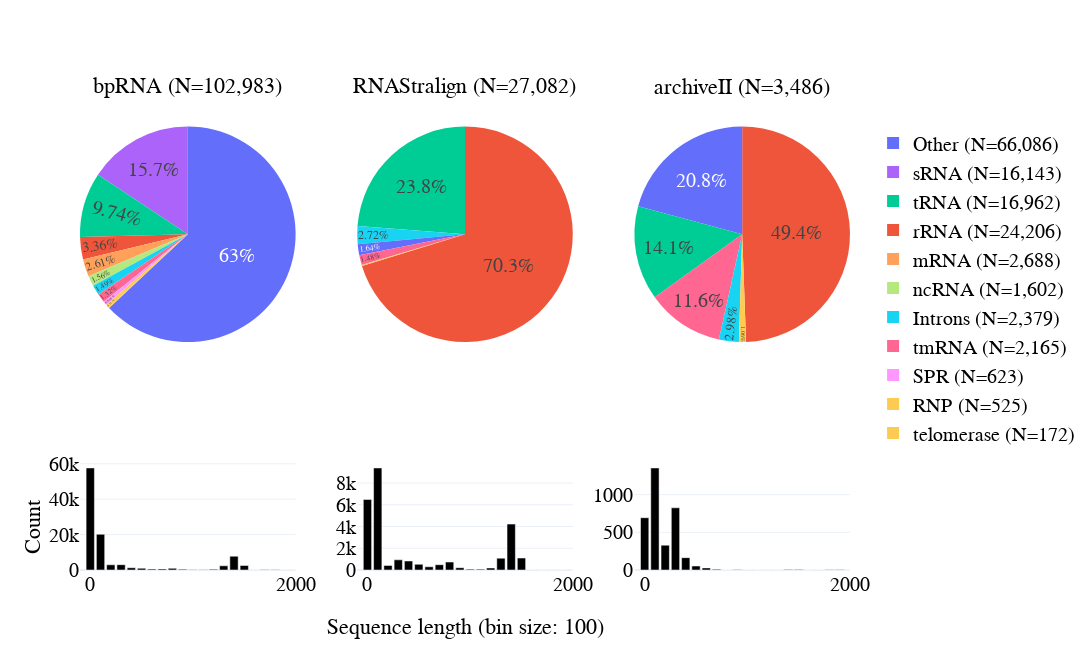

Here is the notebook cell this chart was saved with:
### Code cell
# show length distribution for each family
import plotly.express as px
import plotly.graph_objects as go

# first row is piechart of family distribution
# second row is histogram of sequence length distribution
# I want it to look like a paper figure

if 'bpRNA-1m(90)' in hists.keys():
    del hists['bpRNA-1m(90)'] 

fig = make_subplots(rows=2, cols=3, specs=[[{'type': 'domain'}]*3, [{'type': 'histogram'}]*3], 
                    subplot_titles=["{} (N={:,})".format(name, np.nansum(df_family[name]).astype(int)) for name in df_family.columns] + ['']*3,
                    vertical_spacing=vertical_spacing,
                    horizontal_spacing=horizontal_spacing,
                    row_heights=[0.5, 0.2],
)

for i in fig['layout']['annotations']:
    i['font'] = dict(size=22)
    

for i, name in enumerate(df_family.columns):
    fig.add_trace(go.Pie(
        labels=df_family.index,
        values=df_family[name],
        name=name,
        textinfo=f'percent',
        texttemplate='%{percent}',
        textposition='inside',
        # colors=px.colors.qualitative.Plotly + [px.colors.qualitative.Plotly[-1]]*10000,
        showlegend=i==0 and name !='Ribonanza',
        # colors
        marker_colors=px.colors.qualitative.Plotly + [px.colors.qualitative.Plotly[-1]]*10000,
        # sort=True,
        # legennd location
        # domain={'x': [0.0, 0.25], 'y': [0.5, 1.0]} if i == 0 else {'x': [0.25, 0.5], 'y': [0.5, 1.0]} if i == 1 else {'x': [0.5, 0.75], 'y': [0.5, 1.0]} if i == 2 else {'x': [0.75, 1.0], 'y': [0.5, 1.0]},
    ), row=1, col=i+1)
    fig.add_trace(go.Bar(
        x=hists[name][1][:-1],
        y=hists[name][0],
        name=name,
        showlegend=False,
        marker_color='rgb(0, 0, 0)',
    ), row=2, col=i+1)
    # fig.update_yaxes(row=2, col=i+1,  range=[0, 50000])
    fig.update_xaxes(row=2, col=i+1, range=[-100, 2000], tick0=0, dtick=2000)
    # make bar width constant
    # add horitontal lines
    fig.update_layout(barmode='overlay', bargap=0.1, bargroupgap=0.1)

# write 'sequence length' at the bottom, centered
fig.add_annotation(dict(
    x=0.5,
    y=-0.15,
    text='Sequence length (bin size: 100)',
    showarrow=False,
    font=dict(size=22),
    xref='paper',
    yref='paper',
    xanchor='center',
    yanchor='bottom',
))

fig.add_annotation(dict(
    x=-0.06,
    y=0.03,
    text='Count',
    showarrow=False,
    font=dict(size=22),
    xref='paper',
    yref='paper',
    xanchor='center',
    yanchor='bottom',
    textangle=-90
), 
)

fig.update_layout(
    height=height,
    width=width,
    title_x=0.5,
    title_y=0.95,
    font_size=20,
    font_family='helvetica',
    font_color='black',
    legend_font_size=20,
    legend_font_family='helvetica',
    legend_font_color='black',
    legend_x=1.03,
    legend_y=0.95,
    # legend_orientation='h',
    legend_traceorder='normal',
    legend_bordercolor='black',
    template="plotly_white",
)

fig.update_layout(
    font_family="helvetica",
    font_color="black",
    title_font_family="helvetica",
    title_font_color="black",
    legend_title_font_color="black",
    legend_font_color="black",
    xaxis_title_font_family="helvetica",
    yaxis_title_font_family="helvetica",
    xaxis_tickfont_family="helvetica",
    yaxis_tickfont_family="helvetica",
    legend_font_family="helvetica",
)

fig.show()

# save to pdf
import plotly.io as pio
pio.write_image(fig, 'images/a_family_available_data.pdf')

### Figure 1 — Plotly figure (JSON) as saved in the notebook; plotly's stock layout.template omitted (floating-point values rounded to 4 significant figures; data arrays with more than 128 entries replaced by an {"elided": "..."} marker saying what was removed)
{"data": [{"domain": {"x": [0, 0.28], "y": [0.4286, 1]}, "labels": ["Other (N=66,086)", "rRNA (N=24,206)", "tRNA (N=16,962)", "sRNA (N=16,143)", "mRNA (N=2,688)", "Introns (N=2,379)", "tmRNA (N=2,165)", "ncRNA (N=1,602)", "SPR (N=623)", "RNP (N=525)", "telomerase (N=172)"], "marker": {"colors": {"elided": "10010 str values"}}, "name": "bpRNA", "showlegend": true, "textinfo": "percent", "textposition": "inside", "texttemplate": "%{percent}", "type": "pie", "values": [64916, 3456, 10033, 16143, 2688, 1538, 1361, 1602, 623, 525, 98]}, {"marker": {"color": "rgb(0, 0, 0)"}, "name": "bpRNA", "showlegend": false, "type": "bar", "x": [0, 100, 200, 300, 400, 500, 600, 700, 800, 900, 1000, 1100, 1200, 1300, 1400, 1500, 1600, 1700, 1800, 1900, 2000, 2100, 2200, 2300, 2400, 2500, 2600, 2700, 2800, 2900, 3000, 3100, 3200, 3300, 3400, 3500, 3600, 3700, 3800, 3900, 4000, 4100, 4200, 4300], "xaxis": "x", "y": [57662, 20176, 2935, 3013, 1282, 984, 503, 626, 931, 417, 159, 155, 389, 2374, 7804, 2548, 37, 99, 129, 27, 22, 13, 3, 1, 2, 4, 4, 25, 136, 310, 66, 20, 7, 19, 17, 25, 9, 10, 5, 17, 6, 0, 6, 6], "yaxis": "y"}, {"domain": {"x": [0.36, 0.64], "y": [0.4286, 1]}, "labels": ["Other (N=66,086)", "rRNA (N=24,206)", "tRNA (N=16,962)", "sRNA (N=16,143)", "mRNA (N=2,688)", "Introns (N=2,379)", "tmRNA (N=2,165)", "ncRNA (N=1,602)", "SPR (N=623)", "RNP (N=525)", "telomerase (N=172)"], "marker": {"colors": {"elided": "10010 str values"}}, "name": "RNAStralign", "showlegend": false, "textinfo": "percent", "textposition": "inside", "texttemplate": "%{percent}", "type": "pie", "values": [445, 19027, 6436, 0, 0, 737, 400, 0, 0, 0, 37]}, {"marker": {"color": "rgb(0, 0, 0)"}, "name": "RNAStralign", "showlegend": false, "type": "bar", "x": [0, 100, 200, 300, 400, 500, 600, 700, 800, 900, 1000, 1100, 1200, 1300, 1400, 1500, 1600, 1700, 1800, 1900, 2000, 2100, 2200, 2300, 2400, 2500, 2600, 2700, 2800, 2900, 3000, 3100, 3200, 3300, 3400, 3500, 3600, 3700, 3800, 3900, 4000, 4100, 4200, 4300], "xaxis": "x2", "y": [6490, 9389, 424, 936, 831, 523, 297, 488, 732, 212, 80, 79, 185, 1087, 4223, 1100, 3, 1, 2, 0, 0, 0, 0, 0, 0, 0, 0, 0, 0, 0, 0, 0, 0, 0, 0, 0, 0, 0, 0, 0, 0, 0, 0, 0], "yaxis": "y2"}, {"domain": {"x": [0.72, 1], "y": [0.4286, 1]}, "labels": ["Other (N=66,086)", "rRNA (N=24,206)", "tRNA (N=16,962)", "sRNA (N=16,143)", "mRNA (N=2,688)", "Introns (N=2,379)", "tmRNA (N=2,165)", "ncRNA (N=1,602)", "SPR (N=623)", "RNP (N=525)", "telomerase (N=172)"], "marker": {"colors": {"elided": "10010 str values"}}, "name": "archiveII", "showlegend": false, "textinfo": "percent", "textposition": "inside", "texttemplate": "%{percent}", "type": "pie", "values": [725, 1723, 493, 0, 0, 104, 404, 0, 0, 0, 37]}, {"marker": {"color": "rgb(0, 0, 0)"}, "name": "archiveII", "showlegend": false, "type": "bar", "x": [0, 100, 200, 300, 400, 500, 600, 700, 800, 900, 1000, 1100, 1200, 1300, 1400, 1500, 1600, 1700, 1800, 1900, 2000, 2100, 2200, 2300, 2400, 2500, 2600, 2700, 2800, 2900, 3000, 3100, 3200, 3300, 3400, 3500, 3600, 3700, 3800, 3900, 4000, 4100, 4200, 4300], "xaxis": "x3", "y": [694, 1355, 330, 826, 164, 53, 28, 9, 0, 2, 0, 0, 1, 0, 6, 7, 0, 1, 3, 2, 0, 0, 0, 0, 0, 0, 0, 0, 0, 5, 0, 0, 0, 0, 0, 0, 0, 0, 0, 0, 0, 0, 0, 0], "yaxis": "y3"}], "layout": {"annotations": [{"font": {"size": 22}, "showarrow": false, "text": "bpRNA (N=102,983)", "x": 0.14, "xanchor": "center", "xref": "paper", "y": 1, "yanchor": "bottom", "yref": "paper"}, {"font": {"size": 22}, "showarrow": false, "text": "RNAStralign (N=27,082)", "x": 0.5, "xanchor": "center", "xref": "paper", "y": 1, "yanchor": "bottom", "yref": "paper"}, {"font": {"size": 22}, "showarrow": false, "text": "archiveII (N=3,486)", "x": 0.86, "xanchor": "center", "xref": "paper", "y": 1, "yanchor": "bottom", "yref": "paper"}, {"font": {"size": 22}, "showarrow": false, "text": "Sequence length (bin size: 100)", "x": 0.5, "xanchor": "center", "xref": "paper", "y": -0.15, "yanchor": "bottom", "yref": "paper"}, {"font": {"size": 22}, "showarrow": false, "text": "Count", "textangle": -90, "x": -0.06, "xanchor": "center", "xref": "paper", "y": 0.03, "yanchor": "bottom", "yref": "paper"}], "bargap": 0.1, "bargroupgap": 0.1, "barmode": "overlay", "font": {"color": "black", "family": "helvetica", "size": 20}, "height": 650, "legend": {"bordercolor": "black", "font": {"color": "black", "family": "helvetica", "size": 20}, "title": {"font": {"color": "black"}}, "traceorder": "normal", "x": 1.03, "y": 0.95}, "title": {"font": {"color": "black", "family": "helvetica"}, "x": 0.5, "y": 0.95}, "width": 1200, "xaxis": {"anchor": "y", "domain": [0, 0.28], "dtick": 2000, "range": [-100, 2000], "tick0": 0, "tickfont": {"family": "helvetica"}, "title": {"font": {"family": "helvetica"}}}, "xaxis2": {"anchor": "y2", "domain": [0.36, 0.64], "dtick": 2000, "range": [-100, 2000], "tick0": 0}, "xaxis3": {"anchor": "y3", "domain": [0.72, 1], "dtick": 2000, "range": [-100, 2000], "tick0": 0}, "yaxis": {"anchor": "x", "domain": [0, 0.2286], "tickfont": {"family": "helvetica"}, "title": {"font": {"family": "helvetica"}}}, "yaxis2": {"anchor": "x2", "domain": [0, 0.2286]}, "yaxis3": {"anchor": "x3", "domain": [0, 0.2286]}}}
